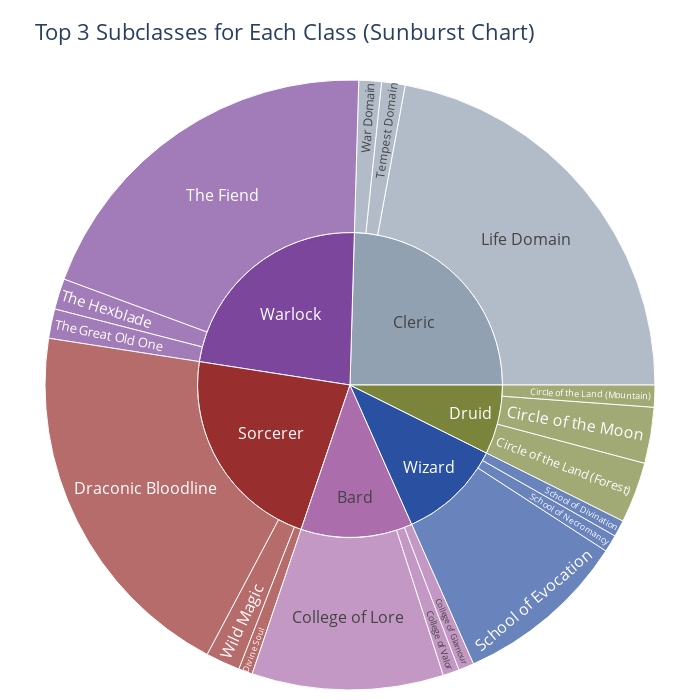

The notebook cell this image was saved under:
### Code cell
import plotly.express as px
import pandas as pd

# Load dataset
zip_path = "over_one_mil_chars.zip"
df = pd.read_csv(zip_path, usecols=["class_starting", "subclass_starting"])

# Filter for six spellcasting classes
selected_classes = ["Bard", "Cleric", "Druid", "Sorcerer", "Warlock", "Wizard"]
df_filtered = df[df["class_starting"].isin(selected_classes)]

# Count number of each subclass per class
df_counts = df_filtered.groupby(["class_starting", "subclass_starting"]).size().reset_index(name="count")

# Rank subclasses for each class; keep only top 3
df_counts["ranks"] = df_counts.groupby("class_starting")["count"].rank(method="dense", ascending=False)
df_top_subclasses = df_counts[df_counts["ranks"] <= 3]

# Custom color scheme for D&D spellcasting classes
class_colors = {
    "Bard": "#AB6DAC",
    "Cleric": "#91A1B2",
    "Druid": "#7A853B",
    "Sorcerer": "#992E2E",
    "Warlock": "#7B469B",
    "Wizard": "#2A50A1"
}

# Create Sunburst Chart
# Only thing I thought of was the candy, but this is no candy
# After making the radial this was much easier
fig_sunburst = px.sunburst(
    df_top_subclasses,
    path=["class_starting", "subclass_starting"],
    values="count",
    title="Top 3 Subclasses for Each Class (Sunburst Chart)",
    color="class_starting",
    color_discrete_map=class_colors
)

# Modify for better readability
fig_sunburst.update_layout(
    width=700,
    height=700,
    font=dict(size=16),
    # Adjust margins
    margin=dict(t=80, l=10, r=10, b=10)  
)

# Show chart
fig_sunburst.show()

### Figure 1 — Plotly figure (JSON) as saved in the notebook; plotly's stock layout.template omitted (floating-point values rounded to 4 significant figures)
{"data": [{"branchvalues": "total", "customdata": [["Bard"], ["Bard"], ["Bard"], ["Bard"], ["Cleric"], ["Cleric"], ["Cleric"], ["Cleric"], ["Druid"], ["Druid"], ["Druid"], ["Druid"], ["Sorcerer"], ["Sorcerer"], ["Sorcerer"], ["Sorcerer"], ["Warlock"], ["Warlock"], ["Warlock"], ["Warlock"], ["Wizard"], ["Wizard"], ["Wizard"], ["Wizard"]], "domain": {"x": [0, 1], "y": [0, 1]}, "hovertemplate": "labels=%{label}<br>count=%{value}<br>parent=%{parent}<br>id=%{id}<br>class_starting=%{customdata[0]}<extra></extra>", "ids": ["Bard/College of Glamour", "Bard/College of Lore", "Bard/College of Valor", "Bard", "Cleric/Life Domain", "Cleric/Tempest Domain", "Cleric/War Domain", "Cleric", "Druid/Circle of the Land (Forest)", "Druid/Circle of the Land (Mountain)", "Druid/Circle of the Moon", "Druid", "Sorcerer", "Sorcerer/Wild Magic", "Sorcerer/Draconic Bloodline", "Sorcerer/Divine Soul", "Warlock/The Hexblade", "Warlock/The Fiend", "Warlock", "Warlock/The Great Old One", "Wizard/School of Divination", "Wizard/School of Evocation", "Wizard/School of Necromancy", "Wizard"], "labels": ["College of Glamour", "College of Lore", "College of Valor", "Bard", "Life Domain", "Tempest Domain", "War Domain", "Cleric", "Circle of the Land (Forest)", "Circle of the Land (Mountain)", "Circle of the Moon", "Druid", "Sorcerer", "Wild Magic", "Draconic Bloodline", "Divine Soul", "The Hexblade", "The Fiend", "Warlock", "The Great Old One", "School of Divination", "School of Evocation", "School of Necromancy", "Wizard"], "marker": {"colors": ["#AB6DAC", "#AB6DAC", "#AB6DAC", "#AB6DAC", "#91A1B2", "#91A1B2", "#91A1B2", "#91A1B2", "#7A853B", "#7A853B", "#7A853B", "#7A853B", "#992E2E", "#992E2E", "#992E2E", "#992E2E", "#7B469B", "#7B469B", "#7B469B", "#7B469B", "#2A50A1", "#2A50A1", "#2A50A1", "#2A50A1"]}, "name": "", "parents": ["Bard", "Bard", "Bard", "", "Cleric", "Cleric", "Cleric", "", "Druid", "Druid", "Druid", "", "", "Sorcerer", "Sorcerer", "Sorcerer", "Warlock", "Warlock", "", "Warlock", "Wizard", "Wizard", "Wizard", ""], "type": "sunburst", "values": [2325.0, 28580.0, 2444.0, 33350.0, 62270.0, 3504.0, 3377.0, 69150.0, 9091.0, 3284.0, 8356.0, 20730.0, 62700.0, 5126.0, 55500.0, 2078.0, 4596.0, 55830.0, 64820.0, 4395.0, 2489.0, 25940.0, 2578.0, 31000.0]}], "layout": {"font": {"size": 16}, "height": 700, "legend": {"tracegroupgap": 0}, "margin": {"b": 10, "l": 10, "r": 10, "t": 80}, "title": {"text": "Top 3 Subclasses for Each Class (Sunburst Chart)"}, "width": 700}}
